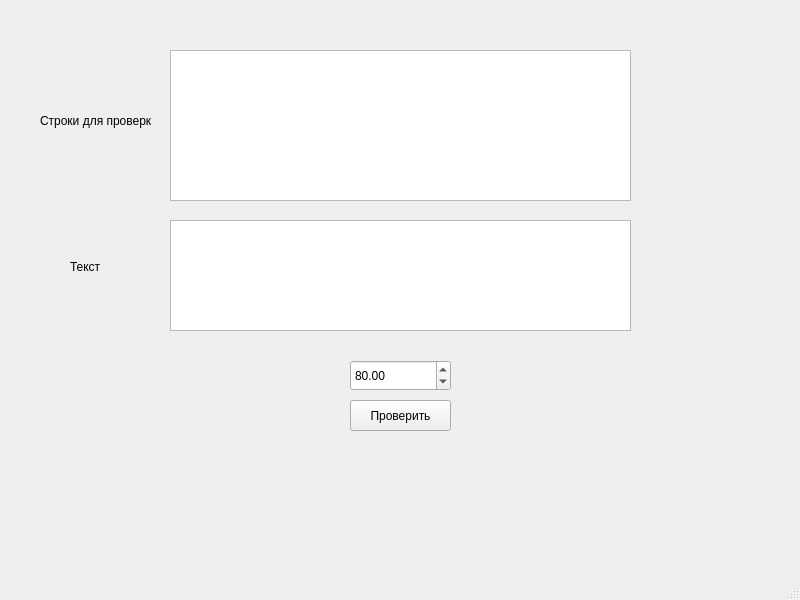
<?xml version="1.0" encoding="UTF-8"?>
<ui version="4.0">
 <class>MainWindow</class>
 <widget class="QMainWindow" name="MainWindow">
  <property name="geometry">
   <rect>
    <x>0</x>
    <y>0</y>
    <width>800</width>
    <height>600</height>
   </rect>
  </property>
  <property name="windowTitle">
   <string>MainWindow</string>
  </property>
  <widget class="QWidget" name="centralwidget">
   <widget class="QPlainTextEdit" name="source_text">
    <property name="geometry">
     <rect>
      <x>170</x>
      <y>50</y>
      <width>461</width>
      <height>151</height>
     </rect>
    </property>
   </widget>
   <widget class="QPlainTextEdit" name="target_text">
    <property name="geometry">
     <rect>
      <x>170</x>
      <y>220</y>
      <width>461</width>
      <height>111</height>
     </rect>
    </property>
   </widget>
   <widget class="QDoubleSpinBox" name="match_pct">
    <property name="geometry">
     <rect>
      <x>350</x>
      <y>360</y>
      <width>101</width>
      <height>31</height>
     </rect>
    </property>
    <property name="value">
     <double>80.000000000000000</double>
    </property>
   </widget>
   <widget class="QPushButton" name="submit">
    <property name="geometry">
     <rect>
      <x>350</x>
      <y>400</y>
      <width>101</width>
      <height>31</height>
     </rect>
    </property>
    <property name="text">
     <string>Проверить</string>
    </property>
   </widget>
   <widget class="QLabel" name="label">
    <property name="geometry">
     <rect>
      <x>40</x>
      <y>110</y>
      <width>111</width>
      <height>21</height>
     </rect>
    </property>
    <property name="text">
     <string>Строки для проверки</string>
    </property>
   </widget>
   <widget class="QLabel" name="label_2">
    <property name="geometry">
     <rect>
      <x>70</x>
      <y>260</y>
      <width>47</width>
      <height>13</height>
     </rect>
    </property>
    <property name="text">
     <string>Текст</string>
    </property>
   </widget>
  </widget>
  <widget class="QStatusBar" name="statusbar"/>
 </widget>
 <resources/>
 <connections/>
</ui>
